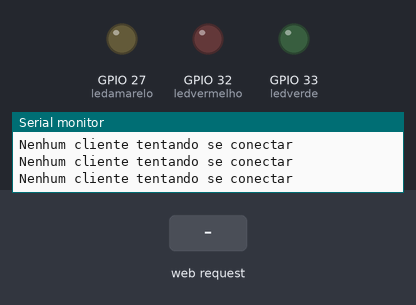
The sketch below on a simulated ESP32. Parts: output pins drawn as LEDs (lit = HIGH), the last lines printed to the serial monitor. The test bench sets the inputs (shaded band).

Above: at 10.8 s.
10.9 s: HTTP request GET /?comando=pessoa_errada received
At 15.6 s:
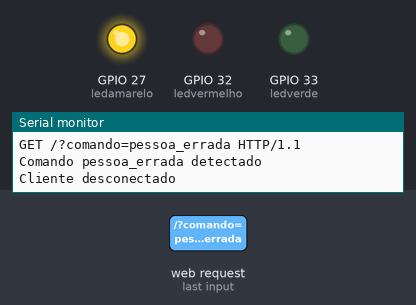
16.9 s: HTTP request GET /?comando=apagar_led received
At 20.9 s:
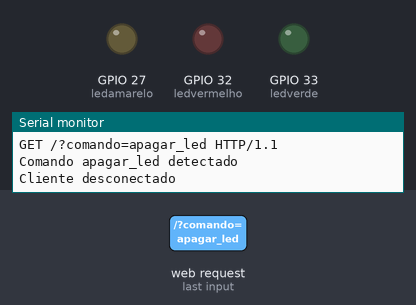
Timing chart, 0 to 22.4 s (numbered marks = the images above; inputs shaded):
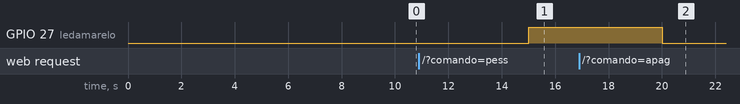

Measured:
- after the input at 10.9 s, GPIO 27 (ledamarelo): LOW → HIGH after 4.1 s
- after the input at 16.9 s, GPIO 27 (ledamarelo): HIGH → LOW after 3.1 s

The sketch:

espservidor_05.ino
```cpp
#include <WiFi.h>

#define ledvermelho 32  // Pino para LED vermelho (sensor de carbono)
#define ledverde 33     // Pino para LED verde (sensor de microfone)
#define ledamarelo 27   // Pino para LED amarelo (detecção de pessoa errada)

String resposta_cliente;
const char* nome = "Servidor3104";
const char* senha = "12345678";

WiFiServer server(600);

void setup()
{
  Serial.begin(115200);

  if (WiFi.softAP(nome, senha))
  {
    Serial.println("Rede WiFi gerada com sucesso !!!!");
    Serial.println("O IP do servidor do ESP é:");
    Serial.println(WiFi.softAPIP());
  }
  else
  {
    Serial.println("Erro ao gerar a rede WiFi");
  }

  server.begin();

  pinMode(ledvermelho, OUTPUT);
  pinMode(ledverde, OUTPUT);
  pinMode(ledamarelo, OUTPUT);

  digitalWrite(ledverde, LOW);
  digitalWrite(ledvermelho, LOW);
  digitalWrite(ledamarelo, LOW);
}

void loop()
{
  WiFiClient client = server.available(); // Verifica se há um cliente tentando conectar

  if (client)
  {
    Serial.println("Cliente conectado com sucesso");

    if (client.connected())
    {
      if (client.available())
      {
        String request = client.readStringUntil('\r'); // Lê a requisição completa
        client.flush(); // Limpa o buffer

        Serial.println("Cliente mandou alguma coisa:");
        Serial.println(request); // Imprime a requisição completa

        // Verifica se a requisição contém o comando esperado para cada sensor
        if (request.indexOf("GET /?comando=pessoa_errada") >= 0)
        {
          Serial.println("Comando pessoa_errada detectado");
          digitalWrite(ledamarelo, HIGH); // Acende o LED amarelo
        }
        else if (request.indexOf("GET /?comando=apagar_led") >= 0)
        {
          Serial.println("Comando apagar_led detectado");
          digitalWrite(ledamarelo, LOW); // Apaga o LED amarelo
        }
        else if (request.startsWith("carbono:"))
        {
          int carbono_analog = request.substring(8,request.length()).toInt();
          Serial.println("Valor do sensor de carbono recebido no servidor:");
          Serial.println(carbono_analog);
          if (carbono_analog > 40)
          {
            Serial.println("Acendeu LED de carbono");
            digitalWrite(ledvermelho, HIGH);
          }
          else
          {
            digitalWrite(ledvermelho, LOW);
            Serial.println("Apagou LED de carbono");
          }
        }
        else if (request.startsWith("microfone:"))
        {
          int microfone_analog =request.substring(10,request.length()).toInt();
          Serial.println("Valor do microfone recebido no servidor:");
          Serial.println(microfone_analog);
          if (microfone_analog > 1000)  // Ajuste conforme necessário
          {
            Serial.println("Acendeu LED do microfone");
            digitalWrite(ledverde, HIGH);
          }
          else
          {
            digitalWrite(ledverde, LOW);
            Serial.println("Apagou LED do microfone");
          }
        }

        // Responde ao cliente com uma mensagem HTTP 200 OK
        client.println("HTTP/1.1 200 OK");
        client.println("Content-Type: text/html");
        client.println("Connection: close");
        client.println();
        client.println("<!DOCTYPE HTML>");
        client.println("<html><body>ESP32 Server</body></html>");

        client.stop(); // Desconecta o cliente
        Serial.println("Cliente desconectado");
      }
    }
  }
  else
  {
    Serial.println("Nenhum cliente tentando se conectar");
  }
  delay(5000);
}
```
